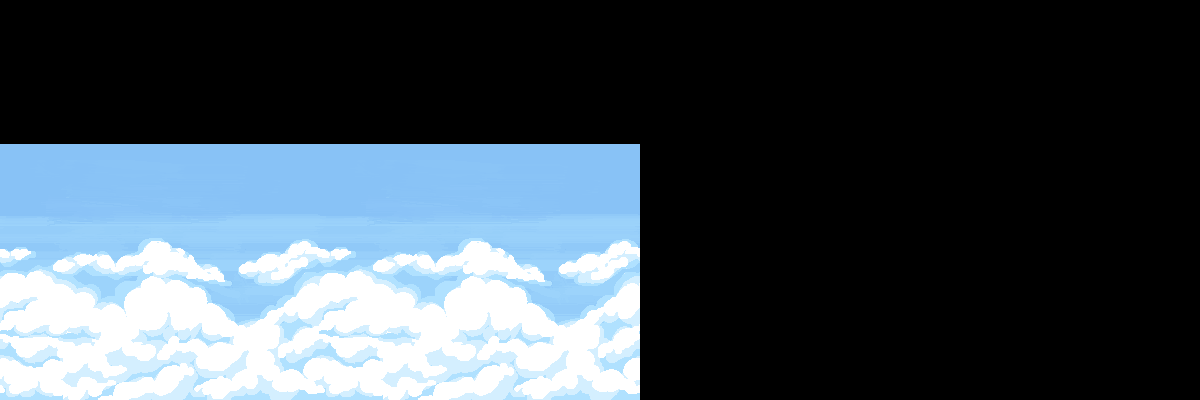

Rendered tile map (Tiled .tmx) drawn with the repository's tilesets; below, a short description and the map source with its tile grids summarised:
An orthogonal 75x25 tile map with 16x16 px tiles, 5 tile layers (Coins, Background, Don't Touch, Enemies, ...).

<map version="1.2" tiledversion="1.3.1" orientation="orthogonal" renderorder="right-down" compressionlevel="-1" width="75" height="25" tilewidth="16" tileheight="16" infinite="0" nextlayerid="7" nextobjectid="1">
 <tileset firstgid="1" name="tiles" tilewidth="320" tileheight="256" tilecount="7" columns="0">
  <grid orientation="orthogonal" width="1" height="1" />
  <tile id="0">
   <image width="16" height="16" source="images/tiles/cloud.png" />
  </tile>
  <tile id="1">
   <image width="16" height="16" source="images/tiles/coin.png" />
  </tile>
  <tile id="2">
   <image width="16" height="16" source="images/tiles/dirt.png" />
  </tile>
  <tile id="3">
   <image width="16" height="16" source="images/tiles/grass_slope_left.png" />
  </tile>
  <tile id="4">
   <image width="16" height="16" source="images/tiles/grass_slope_right.png" />
  </tile>
  <tile id="5">
   <image width="16" height="16" source="images/tiles/grass_top.png" />
  </tile>
  <tile id="6">
   <image width="320" height="256" source="images/tiles/sky_backdrop.png" />
  </tile>
 </tileset>
 <layer id="1" name="Coins" width="75" height="25">
  <data>[1875 cells, 0 non-empty, 0 distinct tile ids]</data>
 </layer>
 <layer id="4" name="Background" width="75" height="25">
  <data>[1875 cells, 2 non-empty, 1 distinct tile ids]</data>
 </layer>
 <layer id="5" name="Don't Touch" width="75" height="25">
  <data>[1875 cells, 0 non-empty, 0 distinct tile ids]</data>
 </layer>
 <layer id="6" name="Enemies" width="75" height="25">
  <data>[1875 cells, 0 non-empty, 0 distinct tile ids]</data>
 </layer>
 <layer id="3" name="Platform" width="75" height="25">
  <data>[1875 cells, 0 non-empty, 0 distinct tile ids]</data>
 </layer>
</map>
